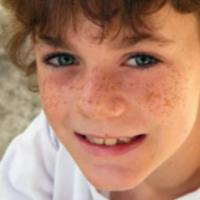
#> input picture LAB6/data/UTKFace/10_1_0_20170110220649364.jpg.chip.jpg, 200 x 200 px; its folder holds only this picture in this run
$ jupyter execute --allow-errors 'Face _Recognition_using_SVM.ipynb'
#> lines starting #> are read from the running program, lines starting #| are printed output that depends on the picture
#> further down, img is the input picture: shape (200, 200, 3); mean B, G, R 109.5, 133.5, 180.3
[cell 1]
import os
import cv2
import numpy as np
import matplotlib.pyplot as plt

from sklearn.model_selection import train_test_split
from sklearn.svm import SVC
from sklearn.metrics import accuracy_score

from skimage.feature import hog

[cell 2]
IMG_SIZE = 100

def preprocess_face(img):
    img = cv2.resize(img, (IMG_SIZE, IMG_SIZE))
#> img: shape (100, 100, 3)
    gray = cv2.cvtColor(img, cv2.COLOR_BGR2GRAY)
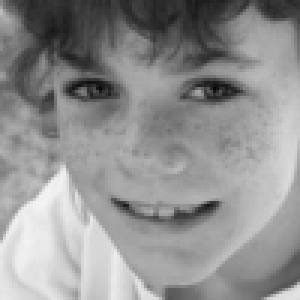
#> gray: shape (100, 100) (shown 3 times larger); min 7, max 244, mean 144.8

    features = hog(gray,
                   pixels_per_cell=(8,8),
                   cells_per_block=(2,2),
                   visualize=False)
#> features = 4356 values, max 0.484 at index 3565, min 0 at index 2, mean 0.132

    return features

[cell 3]
data = []
labels_gender = []
labels_age = []

folder = "data/UTKFace"

for file in os.listdir(folder):
    try:
        age = int(file.split('_')[0])
        gender = int(file.split('_')[1])

        img = cv2.imread(os.path.join(folder, file))
        if img is None:
            continue

        features = preprocess_face(img)

        data.append(features)
        labels_gender.append(gender)
        labels_age.append(age)

    except:
        continue

data = np.array(data)
labels_gender = np.array(labels_gender)
labels_age = np.array(labels_age)

[cell 4]
def age_group(age):
    if age < 18:
        return 0
    elif age < 60:
        return 1
    else:
        return 2

labels_age_group = np.array([age_group(a) for a in labels_age])

#> (a cell that did not finish here is left out)

#> (a cell that did not finish here is left out)

[cell 7]
face_cascade = cv2.CascadeClassifier(
    cv2.data.haarcascades + "haarcascade_frontalface_default.xml"
)

def detect_face(img):
    gray = cv2.cvtColor(img, cv2.COLOR_BGR2GRAY)
    faces = face_cascade.detectMultiScale(gray, 1.3, 5)

    for (x, y, w, h) in faces:
        return img[y:y+h, x:x+w]

    return None

[cell 8]
def predict_all(image_path):
#> called with image_path = 'data/test.png'
    img = cv2.imread(image_path)
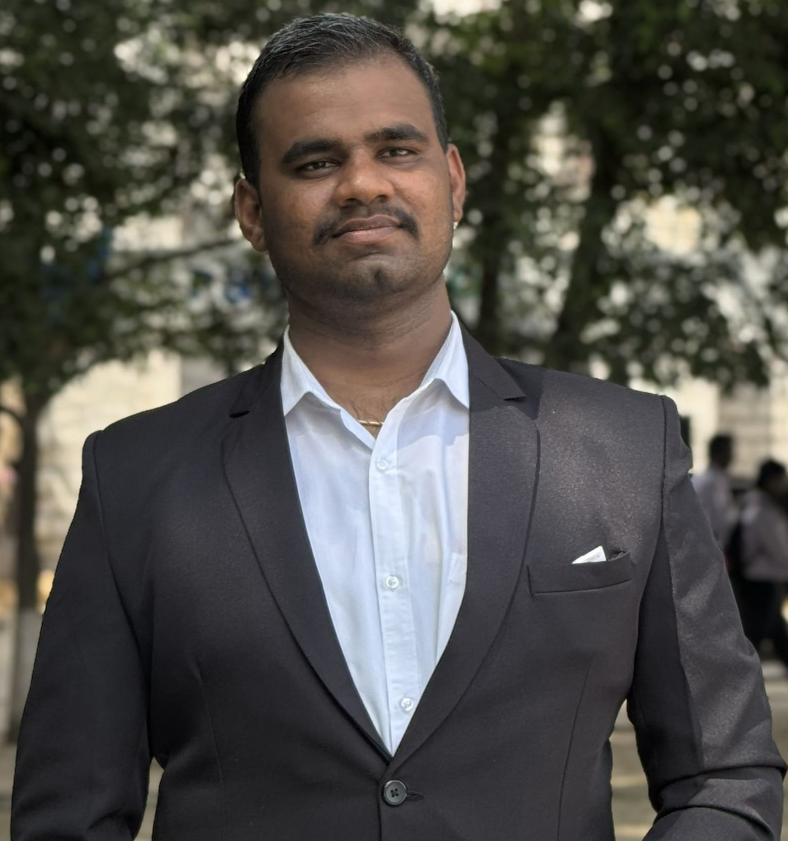
#> input picture LAB6/data/test.png, 1575 x 1682 px (shown at 1/2 size)
#> img is the input picture: shape (1682, 1575, 3); mean B, G, R 74.8, 79.3, 81.1

    if img is None:
        print("Image not found")
        return

    original = img.copy()
    gray = cv2.cvtColor(img, cv2.COLOR_BGR2GRAY)
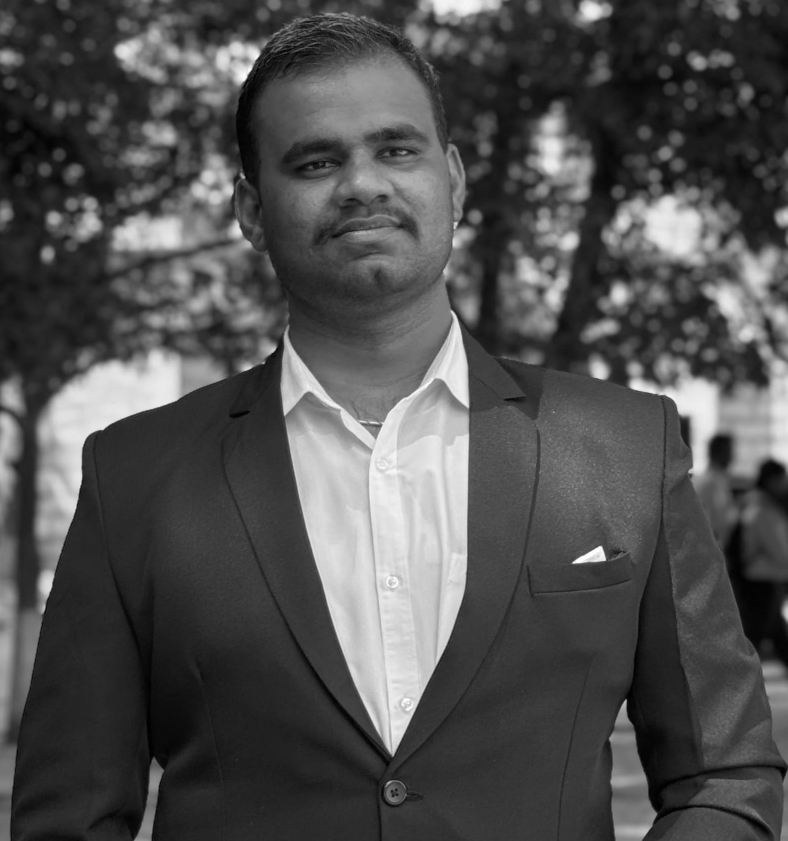
#> gray: shape (1682, 1575) (shown at 1/2 size); min 0, max 255, mean 79.3

    faces = face_cascade.detectMultiScale(gray, 1.3, 5)
#> faces = [[499, 135, 453, 453]]

    if len(faces) == 0:
        print("No face detected")
        return

    for (x, y, w, h) in faces:
        face = original[y:y+h, x:x+w]

        features = preprocess_face(face).reshape(1, -1)

        # Predictions
        gender = "Male" if gender_model.predict(features)[0] == 0 else "Female"

        age_map = {0: "Child", 1: "Adult", 2: "Senior"}
        age = age_map[age_model.predict(features)[0]]

        # Draw bounding box
        cv2.rectangle(original, (x, y), (x+w, y+h), (0, 255, 0), 2)

        # Put text
        label = f"{gender}, {age}"
        cv2.putText(original, label, (x, y-10),
                    cv2.FONT_HERSHEY_SIMPLEX, 0.8,
                    (0, 255, 0), 2)
#> this loop made 1 pass
#> pass 1, in predict_all, `face = original[y:y+h, x:x+w]`:
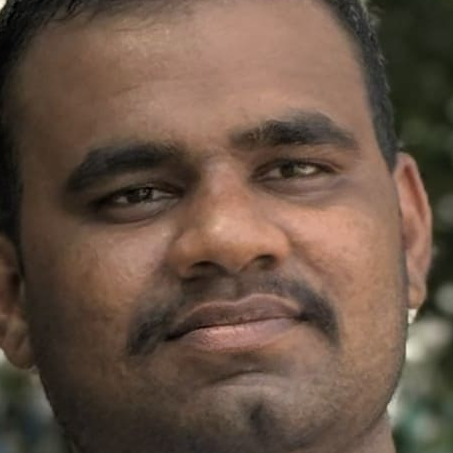
#> face: shape (453, 453, 3); mean B, G, R 69.5, 83.9, 104.8
#> pass 1, in preprocess_face (call 2), `gray = cv2.cvtColor(img, cv2.COLOR_BGR2GRAY)`:
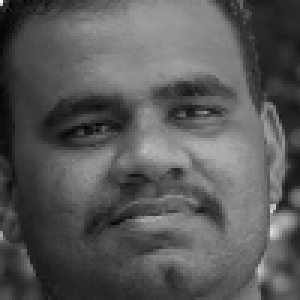
#> gray: shape (100, 100) (shown 3 times larger); min 2, max 241, mean 88.3

    # Display FULL image
    plt.figure(figsize=(6,6))
    plt.imshow(cv2.cvtColor(original, cv2.COLOR_BGR2RGB))
    plt.title(f"{gender} | {age}")
    plt.axis('off')
    plt.show()
